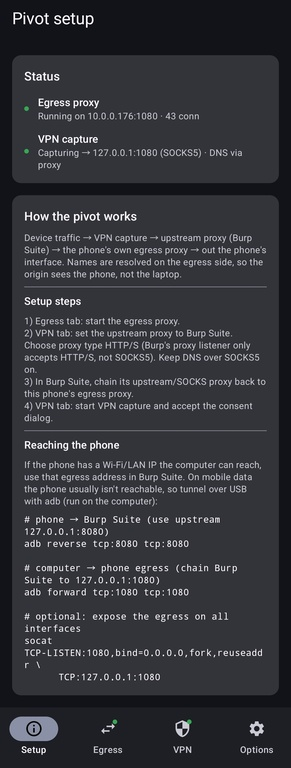
#> input picture docs/screenshots/raw/setup.jpg, 291 x 768 px, shrunk from 1080 x 2852 before the run
$ python generate_captions.py
#> lines starting #> are read from the running program, lines starting #| are printed output that depends on the picture
#!/usr/bin/env python3
"""Generate captioned screenshots for the README.

Each image in ``raw/`` listed in ``CAPTIONS`` gets a title band rendered on
top (bold title + muted subtitle) and is written next to this script, where
the README references it. The band colour matches the app's dark UI so it
reads as a titled card. Editing a caption here and re-running regenerates the
images — the originals in ``raw/`` are never touched.

Usage:
    python3 -m venv .venv && .venv/bin/pip install Pillow
    .venv/bin/python generate_captions.py
"""

from pathlib import Path

from PIL import Image, ImageDraw, ImageFont

HERE = Path(__file__).resolve().parent
RAW = HERE / "raw"

# filename (in raw/) -> (bold title, muted subtitle)
CAPTIONS = {
    "setup.jpg": ("Setup", "status dashboard & how-to"),
    "egress.jpg": ("Egress", "on-device SOCKS5 proxy"),
    "vpn.jpg": ("VPN", "capture via upstream proxy"),
    "options.jpg": ("Options", "boot & battery settings"),
}

# Band styling (tuned for ~1080px-wide phone screenshots).
BG = "#080a0c"
TITLE_COLOR = "#e6edf3"
SUB_COLOR = "#9da7b3"
TITLE_SIZE = 46
SUB_SIZE = 38
PAD_Y = 26
GAP = 10
JPEG_QUALITY = 90

# Font lookup: macOS first, then common Linux paths.
TITLE_FONT_CANDIDATES = [
    "/System/Library/Fonts/Supplemental/Arial Bold.ttf",
    "/usr/share/fonts/truetype/dejavu/DejaVuSans-Bold.ttf",
]
SUB_FONT_CANDIDATES = [
    "/System/Library/Fonts/Supplemental/Arial.ttf",
    "/usr/share/fonts/truetype/dejavu/DejaVuSans.ttf",
]


def load_font(candidates, size):
    for path in candidates:
        if Path(path).exists():
            return ImageFont.truetype(path, size)
    raise SystemExit(
        "No usable TTF font found. Tried:\n  " + "\n  ".join(candidates)
    )


def line_height(font):
    # ascent + descent is fixed for a given font + size, independent of which
    # glyphs a particular string uses, so every band ends up the same height.
    ascent, descent = font.getmetrics()
    return ascent + descent


def draw_centered(draw, text, font, color, width, top):
    # anchor="ma" -> horizontally centred, vertically aligned to the ascender,
    # so the text top sits exactly at `top` regardless of descenders.
    draw.text((width / 2, top), text, font=font, fill=color, anchor="ma")


def caption(src: Path, title: str, subtitle: str, dest: Path):
#> called with title = 'Setup', subtitle = 'status dashboard & how-to'
    img = Image.open(src).convert("RGB")
#> img is the input picture: PIL image 291x768 RGB; mean R, G, B 52.6, 53.5, 58.7
    width, height = img.size
#> width = 291; height = 768

    title_font = load_font(TITLE_FONT_CANDIDATES, TITLE_SIZE)
    sub_font = load_font(SUB_FONT_CANDIDATES, SUB_SIZE)

    title_h = line_height(title_font)
    sub_h = line_height(sub_font)
    band_h = PAD_Y + title_h + GAP + sub_h + PAD_Y

    canvas = Image.new("RGB", (width, band_h + height), BG)
    draw = ImageDraw.Draw(canvas)
    draw_centered(draw, title, title_font, TITLE_COLOR, width, PAD_Y)
    draw_centered(draw, subtitle, sub_font, SUB_COLOR, width, PAD_Y + title_h + GAP)
    canvas.paste(img, (0, band_h))
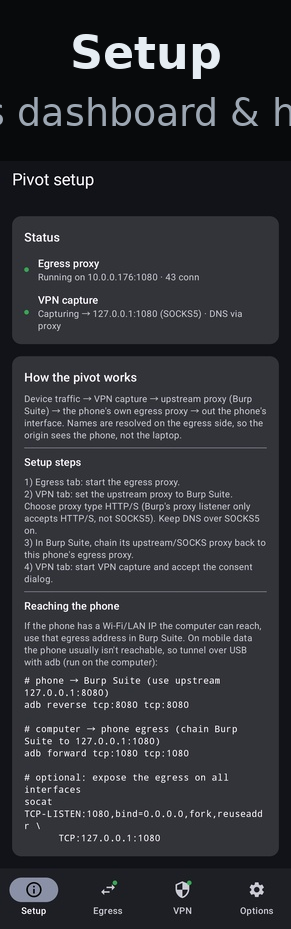
#> canvas: PIL image 291x929 RGB; mean R, G, B 48, 49.3, 54
    canvas.save(dest, quality=JPEG_QUALITY)
    print(f"wrote {dest.name} ({canvas.size[0]}x{canvas.size[1]})")
#| wrote setup.jpg (291x929)


def main():
    for name, (title, subtitle) in CAPTIONS.items():
        src = RAW / name
        if not src.exists():
            raise SystemExit(f"missing source: {src}")
        caption(src, title, subtitle, HERE / name)
#> pass 2 of the loop in main, `for name, (title, subtitle) in CAPTIONS.items():`:
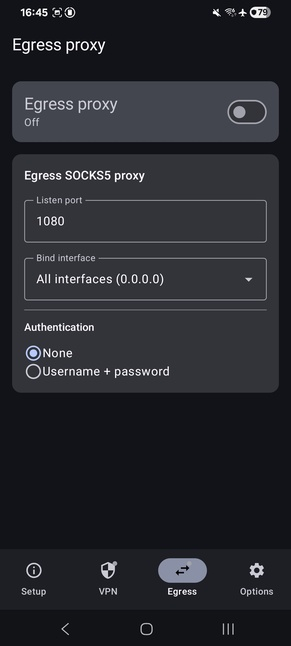
#> input picture docs/screenshots/raw/egress.jpg, 291 x 646 px, shrunk from 1080 x 2400 before the run
#> in caption, img is the input picture: PIL image 291x646 RGB; mean R, G, B 39.3, 40.5, 45.9
#> in caption (call 2), `canvas.paste(img, (0, band_h))`:
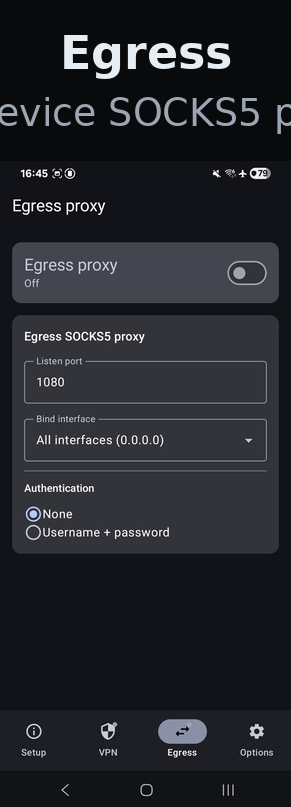
#> canvas: PIL image 291x807 RGB; mean R, G, B 37, 38.5, 43.4
#| wrote egress.jpg (291x807)
#> pass 3 of the loop in main, `for name, (title, subtitle) in CAPTIONS.items():`:
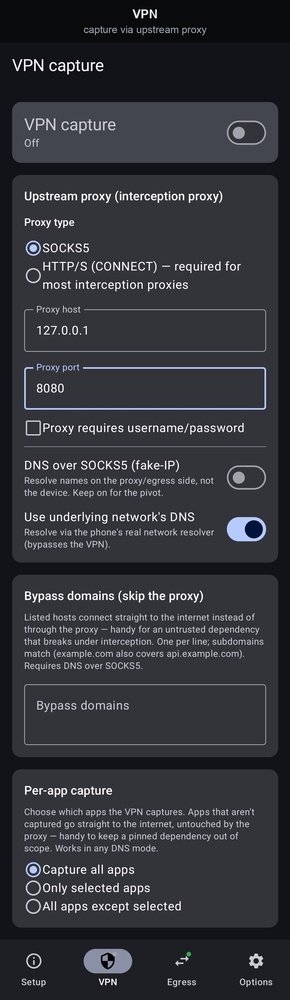
#> input picture docs/screenshots/vpn.jpg, 290 x 1000 px, shrunk from 1079 x 3715 before the run, found by its file name
#> in caption, img is the input picture: PIL image 290x1000 RGB; mean R, G, B 51.8, 52.9, 58.5
#> in caption (call 3), `canvas.paste(img, (0, band_h))`:
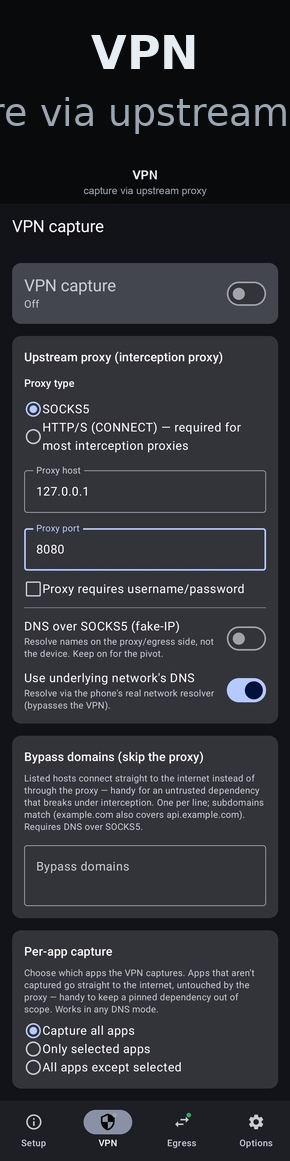
#> canvas: PIL image 290x1161 RGB; mean R, G, B 47.9, 49.2, 54.4
#| wrote vpn.jpg (290x1161)
#> the loop made 4 passes; the first 3 are shown


if __name__ == "__main__":
    main()
